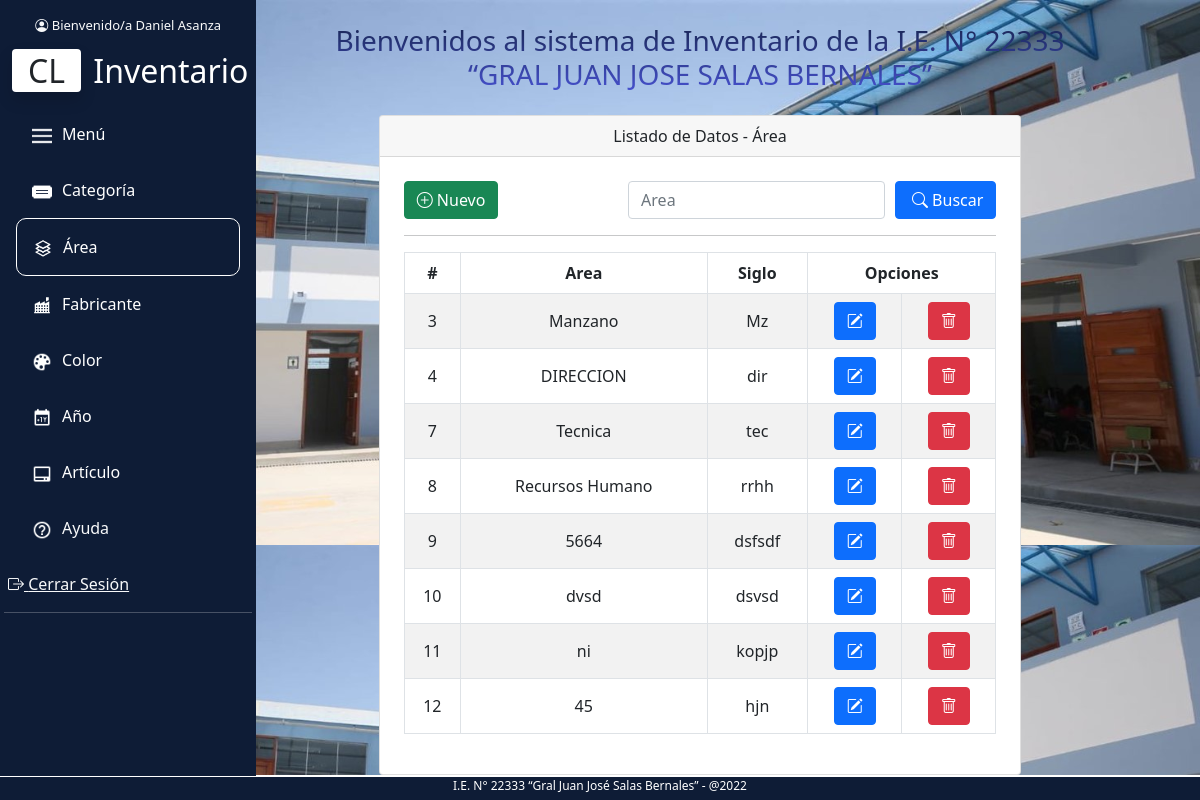
/index.php?c=Area&a=index (signed in), run on the app's committed database.
### tables this page shows
CREATE TABLE `area` (
  `id` int(5) NOT NULL,
  `area` varchar(20) NOT NULL,
  `siglo` varchar(10) NOT NULL
);

### controllers/AreaController.php (called while the page is built, shortened)
<?php
require_once 'models/AreaModel.php';
class AreaController
{
    private $model;
    public function __construct()
    {
        $this->model = new AreaModel();
    }
    public function index()
    {
        $resultados = $this->model->listar();
        require_once 'views/opcions/areaView.php';
    }
}

### index.php (called while the page is built, shortened)
<?php
$accion =isset($_REQUEST['a'])?htmlentities($_REQUEST['a']):ACCION_PRINCIPAL;
$objetoCont = new $cont();
$objetoCont->$accion();
?>

### config/Conexion.php (called while the page is built)
<?php
class Conexion{
    public static function getConexion(){
        $database_username = 'root';
        $database_password = '';
        $dbname="proyectoinventario";
        $dsn = 'mysql:host=localhost:3308;dbname=' . $dbname;
        $conexion = null;
        try{
            $conexion = new PDO($dsn, $database_username, $database_password );
        }catch(Exception $e){
                echo $e;
                die("error " . $e->getMessage());
        }
        return $conexion;
    }
}

### models/AreaModel.php (called while the page is built, shortened)
<?php
require_once 'config/Conexion.php';
class AreaModel {
    private $con;
    public function __construct() {
        $this->con = Conexion::getConexion();
    }
    public function listar() {
        $sql = "select * from area";
        $stmt = $this->con->prepare($sql);
        $stmt->execute();
        $resultados = $stmt->fetchAll(PDO::FETCH_OBJ);
        return $resultados;
    }
}

### views/opcions/areaView.php (the view, shortened to what this page needs)
<?php require_once 'views/partials/encabezado.php'; ?>
<div class="container-fluid mb-2 d-block" style="margin-left:200px; background-image: url('assets/iconos/fondo.png'); background-size:contain;" id="area">
    <div class="text-center mt-2 estilo">
        <h3 class="py-3 px-5 titulo">Bienvenidos al sistema de Inventario de la I.E.
            N° 22333<br>
            “GRAL JUAN JOSE SALAS BERNALES”</h3>
    </div>
    <div class="row justify-content-center">
        <div class="col-md-8">
            <div class="card">
                <div class="card-header text-center">
                    Listado de Datos - Área
                </div>
                <div class="p-4">
                    <div class="filtro d-flex justify-content-between">
                        <div>
                            <a href="#" data-bs-toggle="modal" data-bs-target="#exampleModal" id="botonBuscar" class="btn btn-success" role=" button" data-bs-toggle="button"> <i class="bi bi-plus-circle"></i> Nuevo</a>
                        </div>
                        <form id="frmSearch" class="d-flex" >
                            <input type="text" placeholder="Area" size="" class="form-control" id="txtBuscar" name="txtBuscar">
                            <button id="area" class="btn btn-primary d-flex" style="margin-left:10px;" type="submit"  name="base"> <i class="bi bi-search px-1"></i> Buscar</button>
                        </form>
                    </div>
                    <hr>
                    <table class="table align-middle table-hover  table-striped table-bordered text-center">
                        <thead>
                            <tr>
                                <th scope="col">#</th>
                                <th scope="col">Area</th>
                                <th scope="col">Siglo</th>
                                <th scope="col" colspan="2">Opciones</th>
                            </tr>
                        </thead>
                        <tbody id="tblDatos">
                            <?php
                            foreach ($resultados as $dato) {
                            ?>
                                <tr>
                                    <td><?php echo $dato->id; ?></td>
                                    <td><?php echo $dato->area; ?></td>
                                    <td><?php echo $dato->siglo; ?></td>
                                    <td><a class="btn btn-primary" href="#" data-bs-toggle="modal" onclick="inicializarDatosUpdate(<?php echo $dato->id; ?>)" id="inicializacion" data-bs-target="#exampleModalEditar"><i class="bi bi-pencil-square"></i></a></td>
                                    <td><a onclick="return confirm('Estas seguro de eliminar?');" class="btn btn-danger " href="index.php?c=Area&a=eliminar&id=<?php echo $dato->id; ?>"><i class="bi bi-trash"></i></a></td>
                                </tr>
                            <?php
                            }
                            ?>
                        </tbody>
                    </table>
                </div>
            </div>
        </div>
    </div>
</div>
<?php require_once 'views/partials/piedepagina.php'; ?>

### assets/css/styles.css (style rules this page uses)
body { background: #eee; }
a { text-decoration: none; }
* { box-sizing: border-box; margin: 0; padding: 0 }
body { background: #eee; font-family: 'Ubuntu', sans-serif }
.titulo { background: linear-gradient(#0e1c36,rgb(81, 91, 235)); -webkit-background-clip: text; color: transparent; }

### data on the page
area: id "3", area "Manzano", siglo "Mz"
area: id "4", area "DIRECCION", siglo "dir"
area: id "7", area "Tecnica", siglo "tec"
area: id "8", area "Recursos Humano", siglo "rrhh"
area: id "9", area "5664", siglo "dsfsdf"
area: id "10", area "dvsd", siglo "dsvsd"
area: id "11", area "ni", siglo "kopjp"
area: id "12", area "45", siglo "hjn"

### other printed values
$_SESSION['nombre'] "Daniel Asanza"
